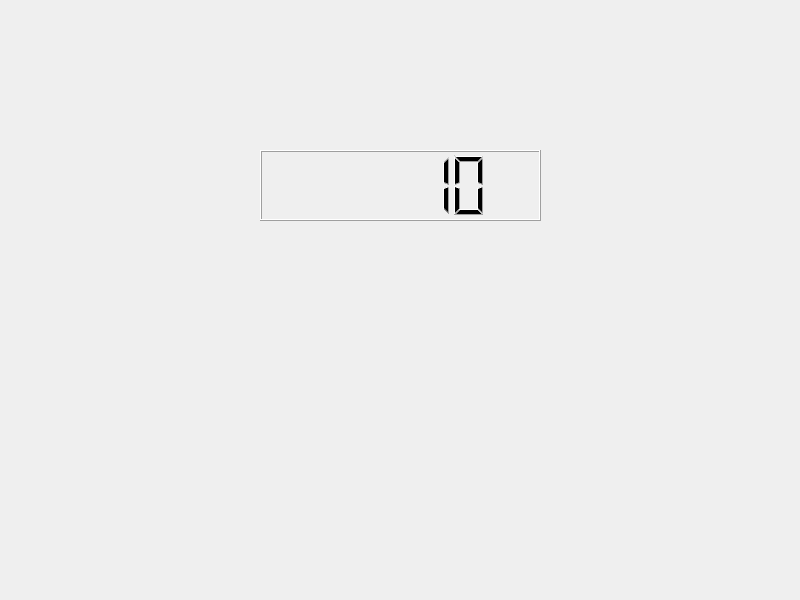
<?xml version="1.0" encoding="UTF-8"?>
<ui version="4.0">
 <class>Widget</class>
 <widget class="QWidget" name="Widget">
  <property name="geometry">
   <rect>
    <x>0</x>
    <y>0</y>
    <width>800</width>
    <height>600</height>
   </rect>
  </property>
  <property name="windowTitle">
   <string>Widget</string>
  </property>
  <widget class="QLCDNumber" name="lcdNumber">
   <property name="geometry">
    <rect>
     <x>260</x>
     <y>150</y>
     <width>281</width>
     <height>71</height>
    </rect>
   </property>
   <property name="intValue" stdset="0">
    <number>10</number>
   </property>
  </widget>
 </widget>
 <resources/>
 <connections/>
</ui>
